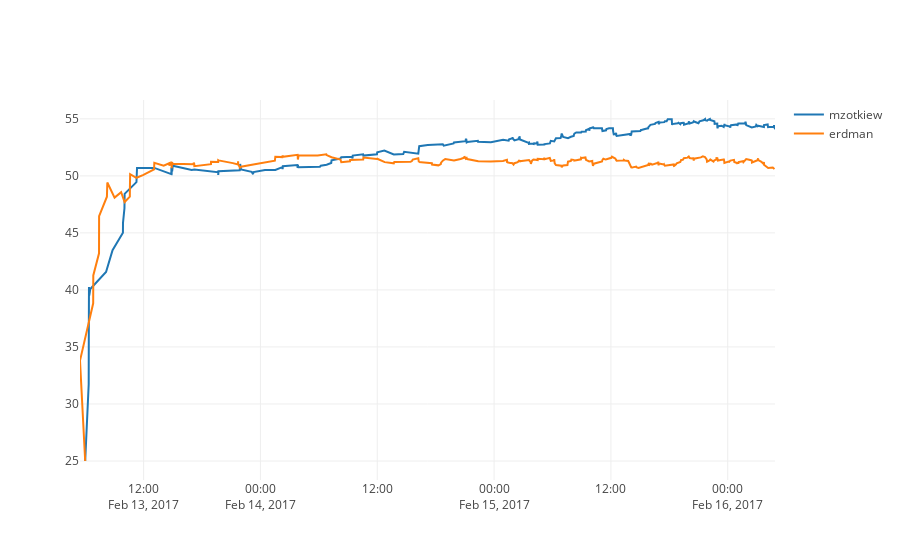

The notebook cell this image was saved under:
### Code cell
plot_players(["mzotkiew", "erdman"], players)

### Figure 1 — Plotly figure (JSON) as saved in the notebook; plotly's stock layout.template omitted (floating-point values rounded to 4 significant figures; data arrays with more than 128 entries replaced by an {"elided": "..."} marker saying what was removed)
{"data": [{"mode": "lines", "name": "mzotkiew", "type": "scatter", "x": {"elided": "311 str values"}, "y": {"elided": "311 float values"}}, {"mode": "lines", "name": "erdman", "type": "scatter", "x": {"elided": "311 str values"}, "y": {"elided": "311 float values"}}], "layout": {}}
